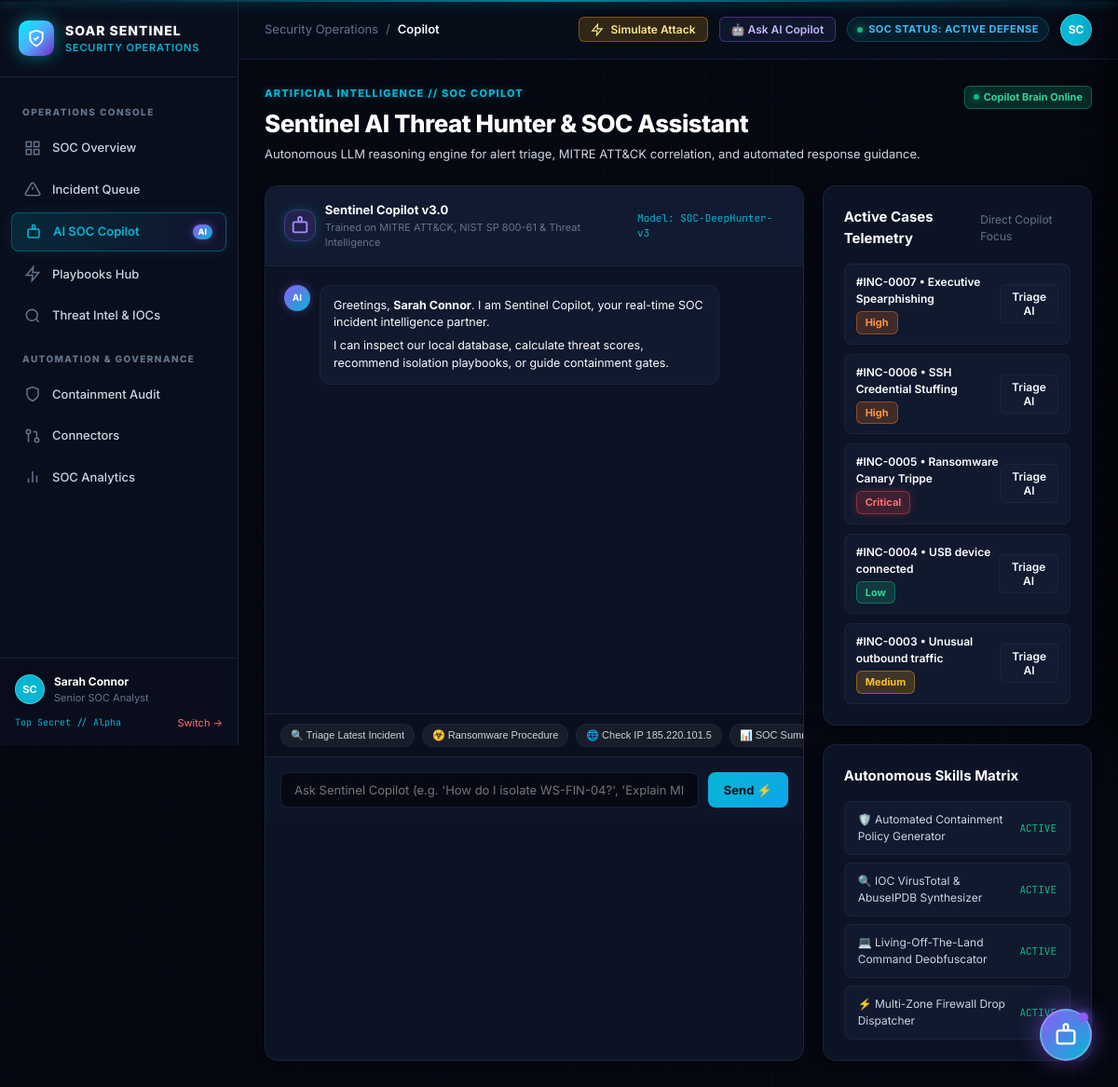
Page /copilot on the committed database.
### tables this page shows
CREATE TABLE incidents (
            id INTEGER PRIMARY KEY AUTOINCREMENT,
            title TEXT NOT NULL,
            severity TEXT NOT NULL DEFAULT 'Medium',
            source TEXT NOT NULL DEFAULT 'Manual',
            status TEXT NOT NULL DEFAULT 'Open',
            details TEXT DEFAULT '',
            created_at TEXT NOT NULL
        , assigned_to TEXT DEFAULT 'Analyst Sarah', mitre_technique TEXT DEFAULT 'T1110 - Brute Force', artifacts_json TEXT DEFAULT '[]', containment_status TEXT DEFAULT 'None', updated_at TEXT DEFAULT '');

### app.py (the view)
@app.route("/copilot")
def copilot():
    with db() as conn:
        incidents = conn.execute("SELECT id, title, severity, status FROM incidents ORDER BY id DESC LIMIT 5").fetchall()
    return render_template("copilot.html", incidents=incidents, page="copilot")

### app.py (called while the page is built)
def db():
    conn = sqlite3.connect(DB_PATH)
    conn.row_factory = sqlite3.Row
    return conn

def get_current_user():
    user_email = session.get("user_email", "sarah@soar.corp")
    return USERS.get(user_email, USERS["sarah@soar.corp"])

@app.context_processor
def inject_user():
    return {"current_user": get_current_user()}

### templates/copilot.html
{% extends "base.html" %}
{% block content %}
<section class="content">
  <div class="heading">
    <div>
      <div class="eyebrow">ARTIFICIAL INTELLIGENCE // SOC COPILOT</div>
      <h1>Sentinel AI Threat Hunter & SOC Assistant</h1>
      <p>Autonomous LLM reasoning engine for alert triage, MITRE ATT&CK correlation, and automated response guidance.</p>
    </div>
    <div style="display:flex; align-items:center; gap:8px;">
      <span class="pill low">
        <span class="live-pulse" style="width:6px; height:6px;"></span>
        Copilot Brain Online
      </span>
    </div>
  </div>
  <div class="grid two-col" style="min-height:650px;">
    <div class="panel" style="display:flex; flex-direction:column; padding:0; overflow:hidden;">
      <div style="padding:16px 20px; border-bottom:1px solid var(--border-subtle); background:var(--bg-card-alt); display:flex; justify-content:space-between; align-items:center;">
        <div style="display:flex; align-items:center; gap:10px;">
          <div class="sim-icon" style="width:34px; height:34px; background:rgba(139,92,246,0.15); color:#a78bfa; border-color:rgba(139,92,246,0.3);">
            <svg width="18" height="18" viewBox="0 0 24 24" fill="none" stroke="currentColor" stroke-width="2">
              <path d="M12 2a2 2 0 0 1 2 2v2a2 2 0 0 1-2 2 2 2 0 0 1-2-2V4a2 2 0 0 1 2-2z"/>
              <rect x="4" y="8" width="16" height="12" rx="2"/>
              <line x1="9" y1="13" x2="9.01" y2="13"/>
              <line x1="15" y1="13" x2="15.01" y2="13"/>
            </svg>
          </div>
          <div>
            <div style="font-weight:700; color:#fff; font-size:13px;">Sentinel Copilot v3.0</div>
            <div class="tiny" style="color:var(--text-muted);">Trained on MITRE ATT&CK, NIST SP 800-61 & Threat Intelligence</div>
          </div>
        </div>
        <span class="tiny mono" style="color:var(--cyan);">Model: SOC-DeepHunter-v3</span>
      </div>
      <div id="copilotChatMessages" style="flex:1; padding:20px; overflow-y:auto; display:flex; flex-direction:column; gap:16px; max-height:480px;">
        <div class="chat-msg bot">
          <div class="chat-avatar bot">AI</div>
          <div class="chat-bubble bot">
            <p>Greetings, <b>{{ current_user.name }}</b>. I am Sentinel Copilot, your real-time SOC incident intelligence partner.</p>
            <p style="margin-top:6px;">I can inspect our local database, calculate threat scores, recommend isolation playbooks, or guide containment gates.</p>
          </div>
        </div>
      </div>
      <div style="padding:10px 16px; background:rgba(0,0,0,0.2); border-top:1px solid var(--border-subtle); display:flex; gap:8px; overflow-x:auto;">
        <button class="chip-btn" data-copilot-prompt="Analyze the latest incident in our queue">🔍 Triage Latest Incident</button>
        <button class="chip-btn" data-copilot-prompt="What is the recommended playbook for ransomware?">☣️ Ransomware Procedure</button>
        <button class="chip-btn" data-copilot-prompt="Check reputation and defense for 185.220.101.5">🌐 Check IP 185.220.101.5</button>
        <button class="chip-btn" data-copilot-prompt="Summarize active incidents and containment status">📊 SOC Summary</button>
      </div>
      <div style="padding:16px; border-top:1px solid var(--border-subtle); background:var(--bg-card);">
        <form id="copilotChatForm" style="display:flex; gap:10px;">
          <input id="copilotInput" placeholder="Ask Sentinel Copilot (e.g. 'How do I isolate WS-FIN-04?', 'Explain MITRE T1110')..." required style="flex:1;">
          <button class="btn primary" type="submit" id="copilotSubmitBtn">
            Send ⚡
          </button>
        </form>
      </div>
    </div>
    <div style="display:flex; flex-direction:column; gap:20px;">
      <div class="panel">
        <div class="panel-head">
          <h2>Active Cases Telemetry</h2>
          <span class="sub">Direct Copilot Focus</span>
        </div>
        <div style="display:flex; flex-direction:column; gap:10px;">
          {% for inc in incidents %}
          <div style="background:var(--bg-card-alt); padding:10px 12px; border-radius:8px; border:1px solid var(--border-subtle); display:flex; justify-content:space-between; align-items:center;">
            <div>
              <div style="font-weight:600; color:#fff; font-size:12px;">#INC-{{ '%04d'|format(inc.id) }} &bull; {{ inc.title[:24] }}</div>
              <span class="pill {{ inc.severity|lower }}" style="margin-top:4px;">{{ inc.severity }}</span>
            </div>
            <button class="btn secondary sm" data-copilot-prompt="Perform deep forensic triage on incident #{{ inc.id }}: {{ inc.title }}">
              Triage AI
            </button>
          </div>
          {% endfor %}
        </div>
      </div>
      <div class="panel">
        <div class="panel-head">
          <h2>Autonomous Skills Matrix</h2>
        </div>
        <div style="display:flex; flex-direction:column; gap:8px;">
          <div class="skill-item">
            <span>🛡️ Automated Containment Policy Generator</span>
            <span class="tiny mono" style="color:var(--emerald);">ACTIVE</span>
          </div>
          <div class="skill-item">
            <span>🔍 IOC VirusTotal & AbuseIPDB Synthesizer</span>
            <span class="tiny mono" style="color:var(--emerald);">ACTIVE</span>
          </div>
          <div class="skill-item">
            <span>💻 Living-Off-The-Land Command Deobfuscator</span>
            <span class="tiny mono" style="color:var(--emerald);">ACTIVE</span>
          </div>
          <div class="skill-item">
            <span>⚡ Multi-Zone Firewall Drop Dispatcher</span>
            <span class="tiny mono" style="color:var(--emerald);">ACTIVE</span>
          </div>
        </div>
      </div>
    </div>
  </div>
</section>
{% endblock %}

### templates/base.html (shortened to what this page needs)
<!doctype html>
<html lang="en">
<head>
  <link rel="stylesheet" href="{{ url_for('static', filename='style.css') }}">
</head>
<body>
  <div class="cyber-grid-bg"></div>
  <div class="shell">
    <aside class="sidebar">
      <a class="brand" href="{{ url_for('dashboard') }}">
        <div class="brand-icon">
          <svg viewBox="0 0 24 24" fill="none" stroke="currentColor" stroke-width="2.2">
            <path d="M12 22s8-4 8-10V5l-8-3-8 3v7c0 6 8 10 8 10z"/>
            <path d="M9 12l2 2 4-4"/>
          </svg>
        </div>
        <div class="brand-text">
          <strong>SOAR SENTINEL</strong>
          <small>Security Operations</small>
        </div>
      </a>
      <nav class="nav">
        <div class="nav-label">OPERATIONS CONSOLE</div>
        <a class="{{ 'active' if page=='dashboard' else '' }}" href="{{ url_for('dashboard') }}">
          <svg viewBox="0 0 24 24" fill="none" stroke="currentColor" stroke-width="2">
            <rect x="3" y="3" width="7" height="7"/>
            <rect x="14" y="3" width="7" height="7"/>
            <rect x="14" y="14" width="7" height="7"/>
            <rect x="3" y="14" width="7" height="7"/>
          </svg>
          <span>SOC Overview</span>
        </a>
        <a class="{{ 'active' if page=='incidents' else '' }}" href="{{ url_for('incidents') }}">
          <svg viewBox="0 0 24 24" fill="none" stroke="currentColor" stroke-width="2">
            <path d="M10.29 3.86L1.82 18a2 2 0 0 0 1.71 3h16.94a2 2 0 0 0 1.71-3L13.71 3.86a2 2 0 0 0-3.42 0z"/>
            <line x1="12" y1="9" x2="12" y2="13"/>
            <line x1="12" y1="17" x2="12.01" y2="17"/>
          </svg>
          <span>Incident Queue</span>
        </a>
        <a class="{{ 'active' if page=='copilot' else '' }}" href="{{ url_for('copilot') }}">
          <svg viewBox="0 0 24 24" fill="none" stroke="currentColor" stroke-width="2">
            <path d="M12 2a2 2 0 0 1 2 2v2a2 2 0 0 1-2 2 2 2 0 0 1-2-2V4a2 2 0 0 1 2-2z"/>
            <rect x="4" y="8" width="16" height="12" rx="2"/>
            <line x1="9" y1="13" x2="9.01" y2="13"/>
            <line x1="15" y1="13" x2="15.01" y2="13"/>
          </svg>
          <span>AI SOC Copilot</span>
          <span class="nav-badge-ai">AI</span>
        </a>
        <a class="{{ 'active' if page=='playbooks' else '' }}" href="{{ url_for('playbooks') }}">
          <svg viewBox="0 0 24 24" fill="none" stroke="currentColor" stroke-width="2">
            <polygon points="13 2 3 14 12 14 11 22 21 10 12 10 13 2"/>
          </svg>
          <span>Playbooks Hub</span>
        </a>
        <a class="{{ 'active' if page=='threat_intel' else '' }}" href="{{ url_for('threat_intel') }}">
          <svg viewBox="0 0 24 24" fill="none" stroke="currentColor" stroke-width="2">
            <circle cx="11" cy="11" r="8"/>
            <line x1="21" y1="21" x2="16.65" y2="16.65"/>
          </svg>
          <span>Threat Intel & IOCs</span>
        </a>
        <div class="nav-label">AUTOMATION & GOVERNANCE</div>
        <a class="{{ 'active' if page=='actions' else '' }}" href="{{ url_for('actions') }}">
          <svg viewBox="0 0 24 24" fill="none" stroke="currentColor" stroke-width="2">
            <path d="M12 22s8-4 8-10V5l-8-3-8 3v7c0 6 8 10 8 10z"/>
          </svg>
          <span>Containment Audit</span>
        </a>
        <a class="{{ 'active' if page=='integrations' else '' }}" href="{{ url_for('integrations') }}">
          <svg viewBox="0 0 24 24" fill="none" stroke="currentColor" stroke-width="2">
            <circle cx="18" cy="18" r="3"/>
            <circle cx="6" cy="6" r="3"/>
            <path d="M13 6h3a2 2 0 0 1 2 2v7"/>
            <line x1="6" y1="9" x2="6" y2="21"/>
          </svg>
          <span>Connectors</span>
        </a>
        <a class="{{ 'active' if page=='reports' else '' }}" href="{{ url_for('reports') }}">
          <svg viewBox="0 0 24 24" fill="none" stroke="currentColor" stroke-width="2">
            <line x1="18" y1="20" x2="18" y2="10"/>
            <line x1="12" y1="20" x2="12" y2="4"/>
            <line x1="6" y1="20" x2="6" y2="14"/>
          </svg>
          <span>SOC Analytics</span>
        </a>
      </nav>
      <div class="side-bottom">
        <div style="display:flex; align-items:center; gap:10px; margin-bottom:10px;">
          <div class="avatar" style="background:{{ current_user.color }}; width:32px; height:32px; font-size:11px;">
            {{ current_user.avatar }}
          </div>
          <div style="flex:1; overflow:hidden;">
            <div style="font-weight:700; color:#fff; font-size:12px; white-space:nowrap; text-overflow:ellipsis; overflow:hidden;">{{ current_user.name }}</div>
            <div class="tiny" style="color:var(--text-muted); white-space:nowrap; text-overflow:ellipsis; overflow:hidden;">{{ current_user.role }}</div>
          </div>
        </div>
        <div style="display:flex; justify-content:space-between; align-items:center;">
          <span class="tiny mono" style="color:var(--cyan); font-size:10px;">{{ current_user.clearance }}</span>
          <a href="{{ url_for('login') }}" class="tiny" style="color:#f87171; text-decoration:none;">Switch &rarr;</a>
        </div>
      </div>
    </aside>
    <main class="main">
      <header class="topbar">
        <div class="crumb">
          <span>Security Operations</span>
          <span>/</span>
          <b>{{ page|replace('_', ' ')|capitalize }}</b>
        </div>
        <div class="top-right">
          <button class="btn warning sm" data-modal-open="simModal">
            <svg width="14" height="14" viewBox="0 0 24 24" fill="none" stroke="currentColor" stroke-width="2">
              <polygon points="13 2 3 14 12 14 11 22 21 10 12 10 13 2"/>
            </svg>
            Simulate Attack
          </button>
          <button class="btn secondary sm" id="topbarCopilotBtn" style="border-color:rgba(139,92,246,0.4); color:#c4b5fd;">
            🤖 Ask AI Copilot
          </button>
          <span class="env-tag">
            <span class="live-pulse" style="width:6px; height:6px;"></span>
            SOC STATUS: ACTIVE DEFENSE
          </span>
          <a href="{{ url_for('login') }}" class="avatar" style="background:{{ current_user.color }}; text-decoration:none;" title="{{ current_user.name }} ({{ current_user.role }}) - Click to switch operator">
            {{ current_user.avatar }}
          </a>
        </div>
      </header>
      {% block content %}{% endblock %}
    </main>
  </div>
  <button class="floating-copilot-btn" id="openCopilotBtn" title="Open Sentinel AI Copilot">
    <span class="live-pulse" style="position:absolute; top:2px; right:2px; width:10px; height:10px; background:#8b5cf6; box-shadow:0 0 10px #8b5cf6;"></span>
    <svg viewBox="0 0 24 24" fill="none" stroke="currentColor" stroke-width="2">
      <path d="M12 2a2 2 0 0 1 2 2v2a2 2 0 0 1-2 2 2 2 0 0 1-2-2V4a2 2 0 0 1 2-2z"/>
      <rect x="4" y="8" width="16" height="12" rx="2"/>
      <line x1="9" y1="13" x2="9.01" y2="13"/>
      <line x1="15" y1="13" x2="15.01" y2="13"/>
    </svg>
  </button>
</body>
</html>

### rows in the picture
incidents: name "Sarah Connor", id "0007", title "Executive Spearphishing", severity "High"
incidents: id "0006", title "SSH Credential Stuffing", severity "High"
incidents: id "0005", title "Ransomware Canary Trippe", severity "Critical"
incidents: id "0004", title "USB device connected", severity "Low"
incidents: id "0003", title "Unusual outbound traffic", severity "Medium"

### other values in the picture
{{ current_user.avatar }} "SC"
{{ current_user.role }} "Senior SOC Analyst"
{{ current_user.clearance }} "Top Secret // Alpha"
{{ page|replace('_', ' ')|capitalize }} "Copilot"
